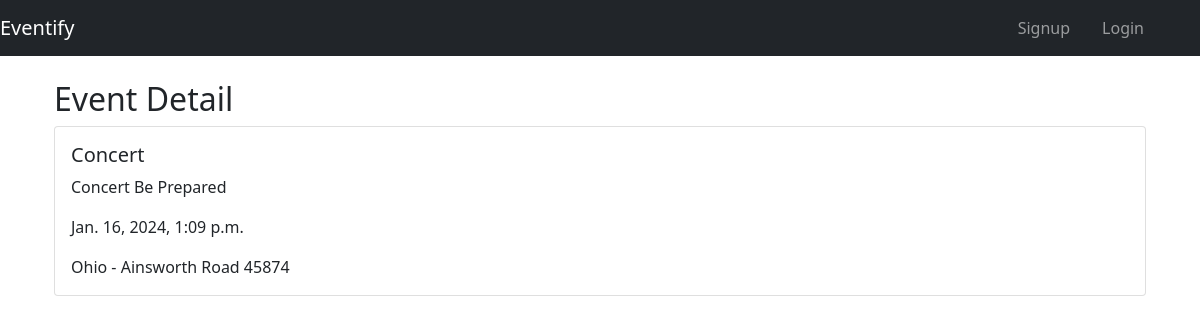
/event_details/1/, run on the app's committed database.
### event/models.py (models this page shows, shortened)
class Event(models.Model):
    title = models.CharField(max_length=200)
    description = models.TextField()
    date = models.DateTimeField()
    location = models.ForeignKey(Location, on_delete=models.CASCADE , related_name='location_events')
    category = models.ForeignKey(Category, on_delete=models.PROTECT, related_name="events")
    organizer = models.ForeignKey(User, related_name='organized_events', on_delete=models.CASCADE)
    attendees = models.ManyToManyField(User, related_name='attended_events', blank=True)

class Location(models.Model):
    name = models.CharField(max_length=100)
    address = models.TextField()
    def __str__(self):
        return f'{self.name} - {self.address}'

### event/views.py (the view)
# urls.py: path('event_details/<int:event_id>/', EventDetailView.as_view(), name='event_details'),
class EventDetailView(View):
    template_name = 'event_details.html'
    def get(self, request, event_id):
        event = get_object_or_404(Event, id=event_id)
        return render(request, self.template_name, {'event': event})

### event/templates/event_details.html
{% extends 'base.html' %} {% block content %}
<div class="container">
        <h2>Event Detail</h2>
        <div class="card">
            <div class="card-body">
                <h5 class="card-title">{{ event.title }}</h5>
                <p class="card-text">{{ event.description }}</p>
                <p class="card-text">{{ event.date }}</p>
                <p class="card-text">{{ event.location }}</p>
        </div>
</div>
  </div>
</div>
{% endblock %}

### data on the page
Event: title "Concert", description "Concert Be Prepared", date "Jan. 16, 2024, 1:09 p.m.", location "Ohio - Ainsworth Road 45874"
